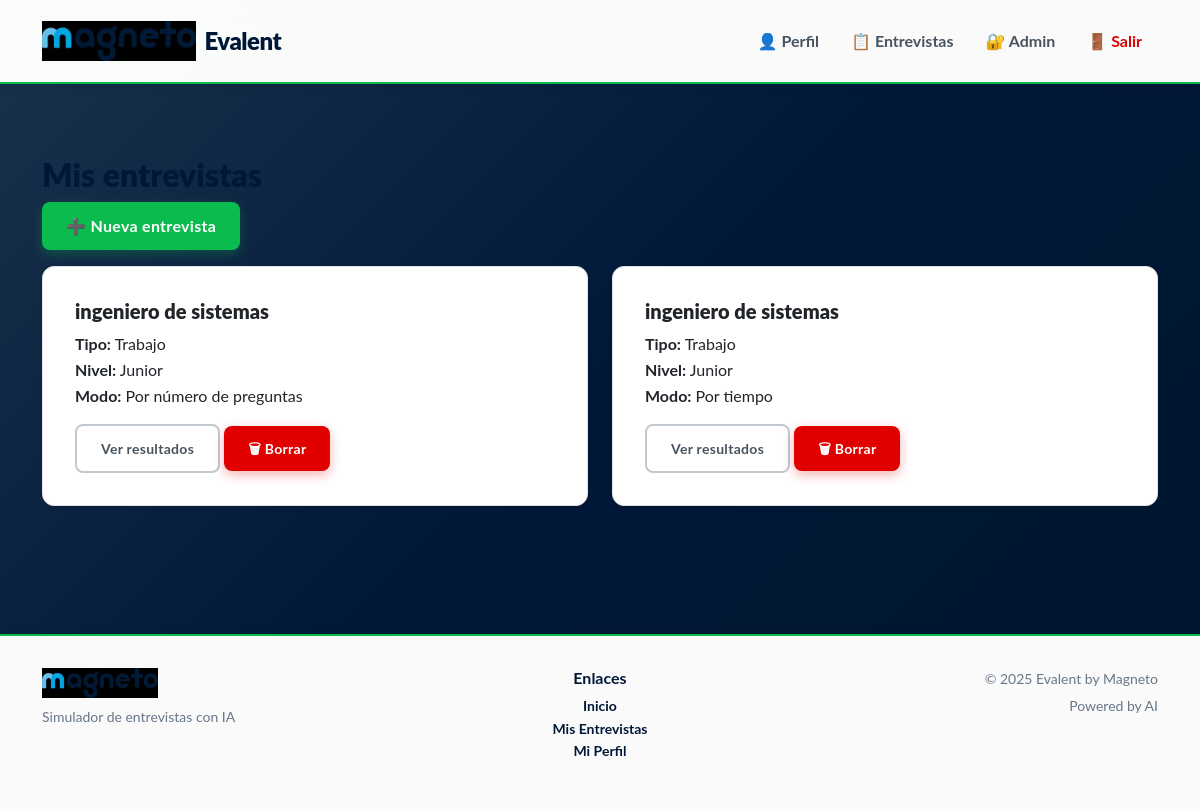
Page /interviews/ (signed in) on the committed database.
### interviews/models.py (models this page shows, shortened)
class Interview(models.Model):
    MODE_CHOICES = [
        ("questions", "Por número de preguntas"),
        ("time", "Por tiempo"),
    ]
    INTERVIEW_TYPES = [
        ("job", "Trabajo"),
        ("academic", "Académica"),
        ("scholarship", "Beca"),
        ("informal", "Informal"),
    ]
    LANGUAGES = [
        ("es", "Español"),
        ("en", "Inglés"),
    ]
    LEVELS = [
        ("junior", "Junior"),
        ("semi", "Semi-Senior"),
        ("senior", "Senior"),
    ]
    user = models.ForeignKey(User, on_delete=models.CASCADE)
    interview_type = models.CharField(max_length=20, choices=INTERVIEW_TYPES)
    language = models.CharField(max_length=10, choices=LANGUAGES, default="es")
    level = models.CharField(max_length=20, choices=LEVELS, default="junior")
    position = models.CharField(max_length=100)
    mode = models.CharField(max_length=20, choices=MODE_CHOICES, default="questions")
    max_questions = models.IntegerField(null=True, blank=True)
    time_limit = models.IntegerField(null=True, blank=True)  # en minutos
    created_at = models.DateTimeField(auto_now_add=True)
    is_finished = models.BooleanField(default=False)
    asked_questions = models.IntegerField(default=0)

### interviews/views.py (the view)
# urls.py: path("", views.interview_list, name="interview_list"),
@login_required
def interview_list(request):
    interviews = Interview.objects.filter(user=request.user).order_by("-created_at")
    return render(request, "interviews/list.html", {"interviews": interviews})

### templates/interviews/list.html
{% extends "base.html" %}
{% block content %}
<div class="container mt-4">
    <h2>Mis entrevistas</h2>
    <a href="{% url 'interviews:interview_create' %}" class="btn btn-success mb-3">
        ➕ Nueva entrevista
    </a>
    {% if interviews %}
        <div class="row">
            {% for interview in interviews %}
                <div class="col-md-6 mb-3">
                    <div class="card shadow-sm">
                        <div class="card-body">
                            <h5 class="card-title">{{ interview.position }}</h5>
                            <p class="card-text">
                                <strong>Tipo:</strong> {{ interview.get_interview_type_display }} <br>
                                <strong>Nivel:</strong> {{ interview.get_level_display }} <br>
                                <strong>Modo:</strong> {{ interview.get_mode_display }}
                            </p>
                            {% if interview.is_finished %}
                                <a href="{% url 'interviews:interview_results' interview.pk %}"
                                   class="btn btn-outline-secondary btn-sm">Ver resultados</a>
                            {% else %}
                                <a href="{% url 'interviews:interview_detail' interview.pk %}"
                                   class="btn btn-primary btn-sm">Continuar</a>
                            {% endif %}
                            <a href="{% url 'interviews:interview_delete' interview.pk %}"
                               class="btn btn-danger btn-sm"
                               onclick="return confirm('¿Seguro que deseas borrar esta entrevista?');">
                               🗑 Borrar
                            </a>
                        </div>
                    </div>
                </div>
            {% endfor %}
        </div>
    {% else %}
        <p class="text-muted">No tienes entrevistas todavía.</p>
    {% endif %}
</div>
{% endblock %}

### static/css/evalent.css (style rules this page uses)
:root { --primary-50: #99A4AF; --primary-100: #667688; --primary-200: #334960; --primary-300: #1A324C; --primary-400: #001838; --primary-500: #00162D; --primary: #001838; --primary-dark: #00162D; --primary-light: #1A324C; --secondary-50: #F1FBF4; --secondary-100: #cef1dc; --secondary-200: #9ee4b8; --secondary-300: #6dd695; --secondary-400: #3DC971; --secondary-500: #0cbb4e; --secondary-600: #098c3b; --secondary: #0cbb4e; --purple-50: #F0E8FF; --purple-100: #E1CEFF; --purple-200: #D3B7FF; --purple-300: #9748FF; --purple-400: #7C00FF; --light-green-50: #EEF8F6; --light-green-100: #D8F3EE; --light-green-200: #A3E9DB; --light-green-300: #70ECD4; --light-green-400: #22D3B7; --light-green-500: #1DB49D; --light-blue-50: #F0F9FF; --light-blue-100: #E0F3FB; --light-blue-200: #A3DAF2; --light-blue-300: #66C1EA; --light-blue-400: #00A7E1; --light-blue-500: #007DA9; --grey-50: #FFFFFF; --grey-100: #f0f1f3; --grey-200: #e0e4e7; --grey-300: #C2C8CF; --grey-400: #a3adb8; --grey-500: #8591a0; --grey-600: #667688; --grey-700: #47535F; --grey-800: #292F37; --grey-900: #0a0c0e; --success-50: #f1fbf4; --success-500: #0cbb4e; --success: #0cbb4e; --info-50: #F0F9FF; --info-400: #00A7E1; --info: #00A7E1; --error-50: #FFFFF5; --error-100: #febfbf; --error-200: #E10000; --error-300: #8b0000; --danger: #E10000; --warning-50: #FFFAEF; --warning-100: #FDE0A6; --warning-200: #FCC75D; --warning-300: #FAAD14; --warning-400: #CD8A04; --warning: #FAAD14; --shadow-sm: 0 1px 2px 0 rgba(0, 1, 56, 0.05); --shadow: 0 4px 6px -1px rgba(0, 1, 56, 0.1); --shadow-lg: 0 10px 15px -3px rgba(0, 1, 56, 0.1); --shadow-xl: 0 20px 25px -5px rgba(0, 1, 56, 0.1); --radius: 8px; --radius-lg: 12px; --transition: all 0.3s cubic-bezier(0.4, 0, 0.2, 1); }
* { margin: 0; padding: 0; box-sizing: border-box; }
body { background: linear-gradient(135deg, var(--primary-300) 0%, var(--primary-400) 50%, var(--primary-500) 100%); background-attachment: fixed; color: var(--grey-900); font-family: 'Lato', -apple-system, BlinkMacSystemFont, sans-serif; font-weight: 400; line-height: 1.6; min-height: 100vh; }
h1, h2, h3, h4, h5, h6 { font-weight: 900; color: var(--primary-400); }
.card { border: 1px solid var(--grey-200); border-radius: var(--radius-lg); box-shadow: var(--shadow-lg); background: white; transition: var(--transition); overflow: hidden; }
.card-body { padding: 2rem; }
.btn { border-radius: var(--radius); padding: 0.75rem 1.5rem; font-weight: 700; transition: var(--transition); border: none; display: inline-flex; align-items: center; gap: 0.5rem; text-transform: none; letter-spacing: 0.3px; }
.btn-success { background: var(--secondary); color: white; box-shadow: 0 4px 12px rgba(12, 187, 78, 0.3); }
.btn-danger { background: var(--danger); color: white; box-shadow: 0 4px 12px rgba(225, 0, 0, 0.3); }
.btn-outline-secondary { border: 2px solid var(--grey-300); color: var(--grey-700); background: white; }
.bg-light { background-color: var(--grey-100) !important; }

### rows in the picture
Interview: position "ingeniero de sistemas", interview_type "Trabajo", level "Junior", mode "Por número de preguntas", is_finished "Ver resultados"
Interview: position "ingeniero de sistemas", interview_type "Trabajo", level "Junior", mode "Por tiempo", is_finished "Ver resultados"
